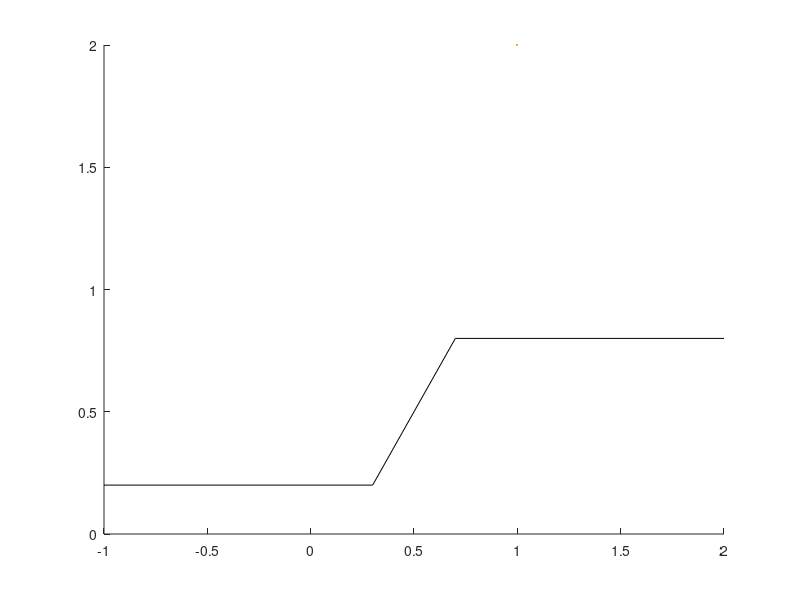

Here is the MATLAB script that generated this plot: (Note: this script raises an error after producing the figure.)
min_distance = 0.3;
min_size = 0.2;
max_distance = 0.7;
max_size = 0.8;

hold on;

% Flat line
plot([-1, min_distance], [min_size, min_size], Color="black", LineWidth=2);
% Linear increase
plot([min_distance, max_distance], [min_size, max_size], color="black", LineWidth=2);
% Flat top
plot([max_distance, 2], [max_size, max_size], Color="black", LineWidth=2);

% yline(min_size, LineWidth=0.5, LineStyle="--");
% yline(max_size, LineWidth=0.5, LineStyle="--");
xline(min_distance, LineWidth=0.5, LineStyle="--");
xline(max_distance, LineWidth=0.5, LineStyle="--");

xticks([min_distance, max_distance]);
xticklabels(["Min", "Max"]);
xlabel("Distance (input)");
yticks([min_size, max_size]);
yticklabels(["Min", "Max"]);
ylabel("Size (output)");

axis image;
xlim([0 1]);
ylim([0 1]);

% Save plot
exportgraphics(gcf,'plots/thresholdCurve.png')